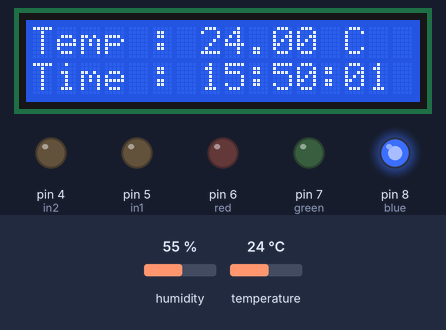
Simulated run of this sketch. Board: Arduino Uno, built with avr-gcc and run on an emulated ATmega328P. On the bench: 16×2 character LCD, output pins drawn as LEDs (lit = HIGH). The test bench sets the inputs (shaded band); at power-on: temperature 24 °C, humidity 55 %. The local clock reads 2024-03-15 10:24:30 at power-on unless the sketch sets it; pins used as bus, display or sensor lines are not drawn.

Above: at 1.3 s.
1.4 s: temperature set to 3 °C
At 3.0 s:
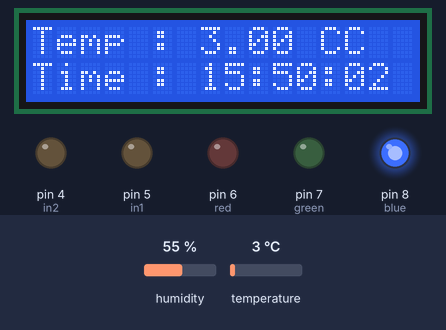
7.5 s: temperature set to 12 °C
At 8.9 s:
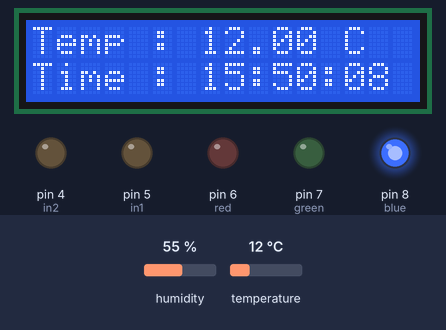
11.0 s: temperature set to 19 °C
At 14.0 s:
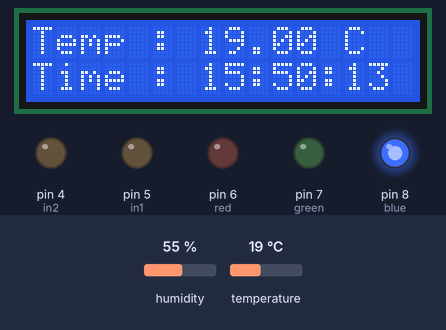
Timing chart, 0 to 15.5 s (numbered marks = the images above; inputs shaded):
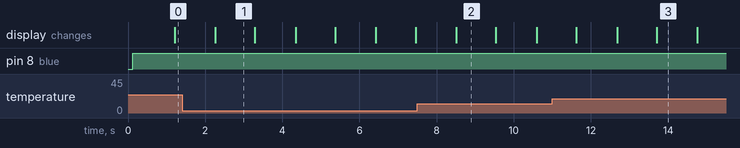

Measured:
- after the input at 1.4 s, the display: changes after 0.86 s (image 1)
- after the input at 7.5 s, the display: changes after 1.0 s (image 2)
- what the display in image 1 shows lasts 1.0 s, from 2.3 s to 3.3 s

The sketch:

AIO.ino
```cpp
/*
  DHT11 :
  pin ~> Analog 0

  Relay :
  In1 ~> Digital 5
  In2 ~> Digital 4

  RFID LED :
  SS 10
  RST 9
  Green ~> 7
  Red ~> 6

*/

// Include Libs
#include <LiquidCrystal_I2C.h>
#include <DS3231.h>
#include <Wire.h>
#include "MFRC522.h"
#include "DHT.h"
#include "SPI.h"

// RFID Setup Pins
#define SS_PIN 10
#define RST_PIN 9

// DHT Setup Pins
#define DHTPIN A0
#define DHTTYPE DHT11

// Lights
#define green 7
#define red 6
#define blue 8

// Relay
#define in1 5
#define in2 4

// Sensors Setup
LiquidCrystal_I2C lcd(0x27,16,2);  // set the LCD address to 0x27 for a 16 chars and 2 line display
DHT dht(DHTPIN, DHTTYPE);          // DHT
DS3231 rtc(SDA , SCL);             // RTC
MFRC522 rfid(SS_PIN, RST_PIN);     // RFID
MFRC522::MIFARE_Key key;           // RFID

void setup() {

  Serial.begin(9600);  // Serial Monitor Begin

  // Begin Sensors & Modules
  dht.begin();      // DHT
  rtc.begin();      // RTC
  lcd.init();       // LCD
  rfid.PCD_Init();  // RFID
  SPI.begin();      // RFID

  lcd.backlight(); // Light the backlight

  // RFID Lights Setup
  pinMode(green , OUTPUT); // Green for available RFID Tag
  pinMode(red , OUTPUT);   // Red for Forbidden RFID Tag

  // Night Light
  pinMode(blue , OUTPUT);  // Blue for night light

  // Relay
  pinMode(in1 , OUTPUT);
  pinMode(in2 , OUTPUT);

  // RTC Setup
  rtc.setDOW(FRIDAY);       // Set Day-of-Week to SUNDAY
  rtc.setTime(15, 50, 0);      // Set the time to 12:00:00 (24hr format)
  rtc.setDate(11, 9, 2020);   // Set the date to January 1st, 2014

}

// LCD RFID init
void first() {
  lcd.setCursor(6 , 0);
  lcd.print("RFID");
  lcd.setCursor(5 , 1);
  lcd.print("Reader");
}

// LCD RFID Condition , If Yes
void yes() {
  lcd.setCursor(0 , 1);
  lcd.print("Available .");
  digitalWrite(green , HIGH);
  delay(5000);
  lcd.clear();
  lcd.setCursor(0 , 0);
  lcd.print("Welcome To ,");
  lcd.setCursor(0 , 1);
  lcd.print("BlackIQs Landing");
  delay(5000);
  lcd.clear();
  digitalWrite(green , LOW);
}

//LCD RFID Condition , If No
void no() {
  lcd.setCursor(0 , 1);
  lcd.print("Forbidden .");
  digitalWrite(red , HIGH);
  delay(5000);
  lcd.clear();
  lcd.setCursor(0 , 0);
  lcd.print("Walk Away ,");
  lcd.setCursor(0 , 1);
  lcd.print("Blah Blah Blah !");
  delay(5000);
  lcd.clear();
  digitalWrite(red , LOW);
}

// Marin RFID Function
void rfid_board() {
  // Run Init
  first();

  if (!rfid.PICC_IsNewCardPresent() || !rfid.PICC_ReadCardSerial())
    return;

  MFRC522::PICC_Type piccType = rfid.PICC_GetType(rfid.uid.sak);

  if (piccType != MFRC522::PICC_TYPE_MIFARE_MINI &&
    piccType != MFRC522::PICC_TYPE_MIFARE_1K &&
    piccType != MFRC522::PICC_TYPE_MIFARE_4K) {
    Serial.println(F("Your tag is not of type MIFARE Classic ."));
    return;
  }

  // Getting Tag ID
  String strID = "";
  for (byte i = 0; i < 4; i++) {
    strID +=
    (rfid.uid.uidByte[i] < 0x10 ? "0" : "") +
    String(rfid.uid.uidByte[i], HEX) +
    (i!=3 ? ":" : "");
  }

  strID.toUpperCase();

  // Print The ID
  lcd.setCursor(0 , 0);
  lcd.print("ID : ");
  lcd.print(strID);

  // Condiotion
  if (strID.indexOf("63:19:BA:3E") >= 0) {
    yes();
  }
  else {
    no();
  }

  rfid.PICC_HaltA();
  rfid.PCD_StopCrypto1();
}

// Main Real Time Clock Function
void RealTimeClock() {

  // Values
  String tim = rtc.getTimeStr();
  String dat = rtc.getDateStr();

  // Print Time
  lcd.setCursor(0, 0);
  lcd.print("Time: ");
  lcd.print(tim);

  // Print Date
  lcd.setCursor(0, 1);
  lcd.print("Date: ");
  lcd.print(dat);

}

// Main Temperature & Humidity Function
void TumpHumid() {

  // Values
  float temp = dht.readTemperature();
  float hum = dht.readHumidity();

  // Print Temp
  lcd.setCursor(0, 0);
  lcd.print("Temp : ");
  lcd.print(temp);
  lcd.print(" C");

  // Print Humid
  lcd.setCursor(0, 1);
  lcd.print("Humid : ");
  lcd.print(hum);
  lcd.print(" %");

}

void night() {
  // Temp
  float temp = dht.readTemperature();
  lcd.setCursor(0, 0);
  lcd.print("Temp : ");
  lcd.print(temp);
  lcd.print(" C");

  // Time
  String tim = rtc.getTimeStr();
  lcd.setCursor(0, 1);
  lcd.print("Time : ");
  lcd.print(tim);

  delay(1000);
}

// Main Arduino Loop
void loop() {

  digitalWrite(blue , HIGH);

//  TumpHumid();
//  RealTimeClock();
//  rfid_board();

  night();
}
```
